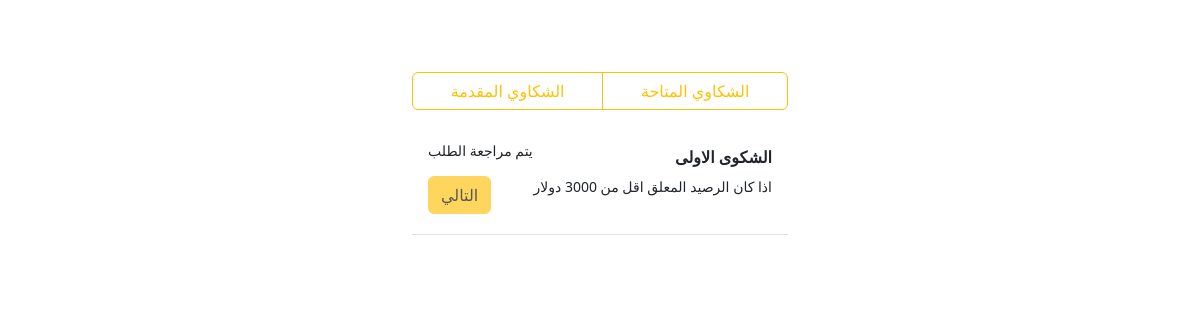
The page /SubmittedComplaints (signed in) on the database as committed earlier.
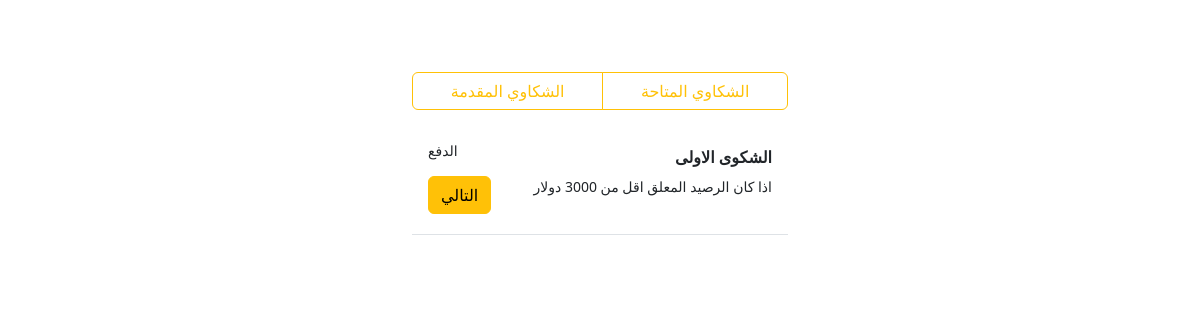
The same page on the database as committed later.
### pages/models.py (models this page shows, shortened)
class SubmittedComplaintModel(models.Model):
    user = models.ForeignKey("auth.User", verbose_name=("المستخدم"), on_delete=models.CASCADE)
    complaint = models.ForeignKey(ComplaintsModel, verbose_name=("الشكوى"), on_delete=models.CASCADE)
    username = models.CharField(("اسم المستخدم"), max_length=50)
    email = models.CharField(("بريد الالكتروني"), max_length=50)
    image = models.ImageField(upload_to='images/%Y/%m/%d')
    progress = models.CharField(("التقدم"), max_length=50, choices=SubmittedComplaintProgressChoices, default='1')
    created_date = models.DateTimeField(auto_now_add=True)

class ComplaintsModel(models.Model):
    name = models.CharField(("اسم الشكوى"), max_length=50)
    desc = models.CharField(("وصف"), max_length=50)
    price = models.DecimalField(("السعر"), max_digits=6, decimal_places=2)
    days = models.IntegerField(("ايام انهاء الطلب"))
    created_date = models.DateTimeField(auto_now_add=True)
    def __str__(self):
        return self.name

### pages/views.py (the view)
# urls.py: path('SubmittedComplaints', views.SubmittedComplaints, name='SubmittedComplaints'),
def SubmittedComplaints(request):
    user = request.user
    submitted_complaints = SubmittedComplaintModel.objects.filter(user=user).order_by('-id')
    return render(request, 'pages/SubmittedComplaints.html', {'submitted_complaints':submitted_complaints})

### templates/pages/SubmittedComplaints.html
{% extends "base.html" %}
{% block sheri %}
{% for submitted_complaint in submitted_complaints %}
<div class="list-group list-group-flush border-bottom scrollarea">
    <div
        class="list-group-item list-group-item-action  py-3 lh-sm" aria-current="true">
        <div class="d-flex w-100 align-items-center justify-content-between"> <strong class="mb-1">{{submitted_complaint.complaint}}</strong> <small class="mb-3">{{submitted_complaint.get_progress_display}}</small> </div>
        <div class="d-flex w-100 align-items-center justify-content-between mb-1 small">
            <p>{{submitted_complaint.complaint.desc}}</p>
            {% if submitted_complaint.progress == '3' %}
            <a href="{% url 'SubmitComplaint' %}?id={{submitted_complaint.complaint.id}}" class="btn btn-warning">التالي</a>
            {% else %}
            <a href="" class="btn btn-warning disabled">التالي</a>
            {% endif %}
        </div>
    </div>
 </div>
{% empty %}
<p class="text-center my-5">لا يوجد شكاوي مقدمة حالياََ</p>
{% endfor %}
{% endblock sheri %}

### templates/base.html (shortened to what this page needs)
<!doctype html>
<html lang="ar" dir="rtl">
  <head>
    <link rel="stylesheet" href="https://cdn.jsdelivr.net/npm/bootstrap@5.3.7/dist/css/bootstrap.rtl.min.css">
  </head>
  <body>
    <div class="container py-5" style="width: 400px;">
    <div class="py-4">
    {% if user.is_authenticated %}
    <div class="btn-group d-flex mb-3" role="group" aria-label="Basic example">
      <a href="{% url 'index' %}" class="btn btn-outline-warning">الشكاوي المتاحة</a>
      <a href="{% url 'SubmittedComplaints' %}" class="btn btn-outline-warning">الشكاوي المقدمة</a>
    </div>
    {% endif %}
    {% block sheri %}
    {% endblock sheri %}
        </div>
</div>
  </body>
</html>

Rows that differ between the two databases and show on the page:
changed SubmittedComplaintModel "الشكوى الاولى": progress "يتم مراجعة الطلب" → "الدفع"
